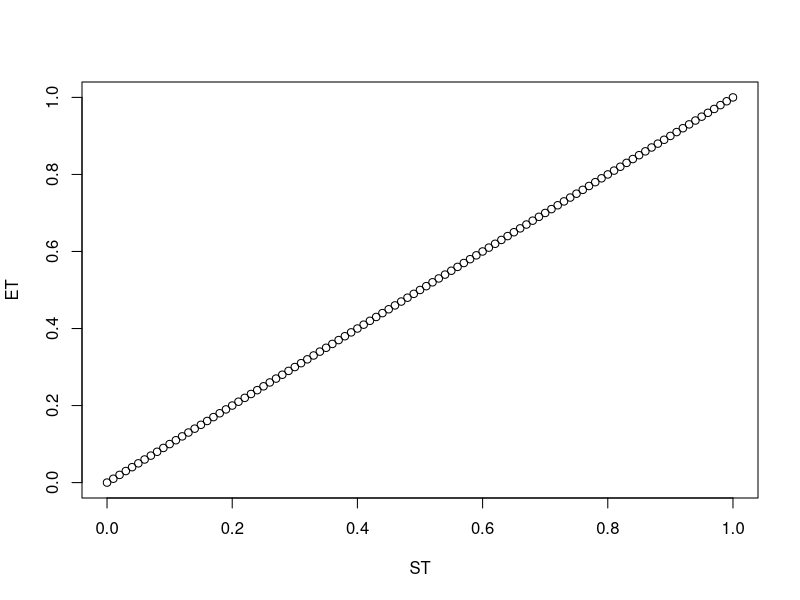

The R script that drew this image:
#!/usr/bin/Rscript
# vim: set expandtab ts=2
ET=seq(0,1,by=0.01)
pdf("nullclines.pdf")
ST=ET
plot(ST,ET)
ST=1/(ET-ET^2)
lines(ST,ET)
lines(ST,0.1*ET)
lines(ST,10*ET)
dev.off()
